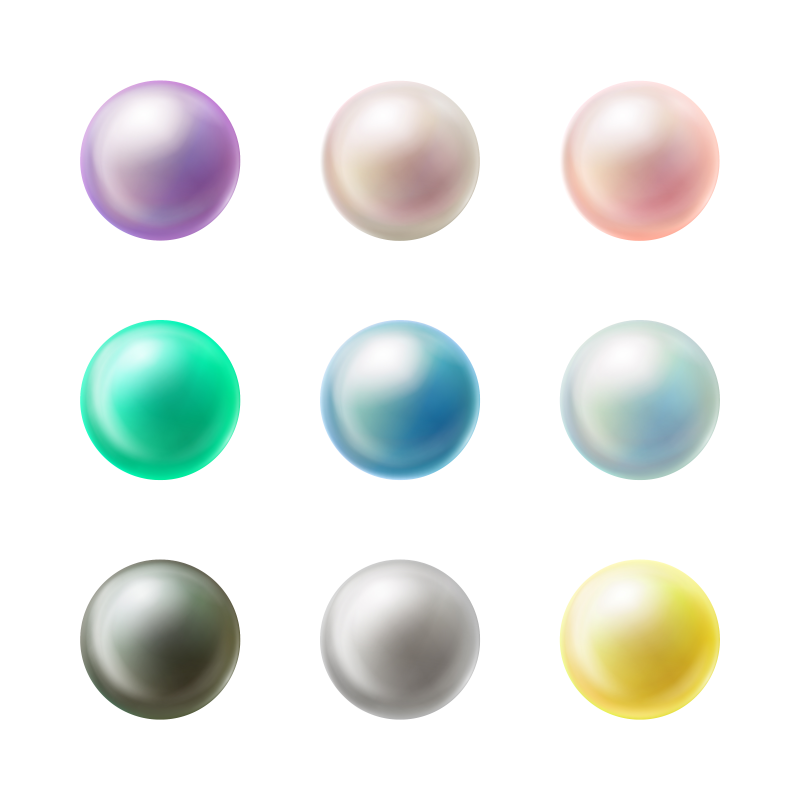
#> input picture images/2704.jpg, 4000 x 4000 px, given in place of the camera (shown at 1/5 size)
$ python 38-Circle-Detection-Using-HoughCircle.py
#> lines starting #> are read from the running program, lines starting #| are printed output that depends on the picture; after the words box and inside, x2 and y2 are one past the last pixel; in counts of white or black regions, pixels touching at a corner belong together
# Circle detection using Hough Circle and OpenCV

import cv2
import numpy as np

'''
def resize(image, new_height):
    """This function returns the resized image while preserving the aspect ratio."""
    h, w = image.shape[:2]
    ratio = float(w) / float(h)
    new_width = int(ratio * new_height)
    resized_image = cv2.resize(image, (new_width, new_height))
    return resized_image


image = cv2.imread('images/balls.jpg')
new_height = int(input("Enter the new height of the image: "))
image = resize(image, new_height)
gray = cv2.cvtColor(image, cv2.COLOR_BGR2GRAY)
gray = cv2.medianBlur(gray, 5)
_, thresh = cv2.threshold(gray, 230, 255, cv2.THRESH_BINARY)
kernel = np.ones((5, 5), np.uint8)
opening = cv2.morphologyEx(thresh, cv2.MORPH_OPEN, kernel)

# parameters ---->(img,circle_method,dp,mindist,param1,param2[p1>p2],minradius,maxradius)
circles = cv2.HoughCircles(opening,
                           cv2.HOUGH_GRADIENT,
                           1,
                           100,
                           param1=70,
                           param2=40,
                           minRadius=20,
                           maxRadius=0)
# param 1 and param 2 can be
# thought of as the distance between two pixels
# Even if minimum radius is 0 it is fine and the max radius is 0 is fine. No limit specified
print(circles)  # circles will give output as float so we need to convert it to integer.
data = np.uint16(np.around(circles))
print(data)

for (x, y, r) in data[0, :]:
    cv2.circle(image, (x, y), r, (52, 53, 97), 3)  # Outer circle
    cv2.circle(image, (x, y), 2, (34, 255, 18), -1)  # Center

cv2.imshow('image', image)
# cv2.imshow('gray', gray)
# cv2.imshow('thresh', thresh)
# cv2.imshow('Opening', opening)
if cv2.waitKey(0) & 0xFF == ord('q'):
    cv2.destroyAllWindows()
'''
# -----------------------------------------Using Webcam-----------------------------------------------------------------
cap = cv2.VideoCapture(0)
kernel = np.ones((5, 5), np.uint8)
while cap.isOpened():
    ret, frame = cap.read()
#> frame is the input picture: shape (4000, 4000, 3); mean B, G, R 232.3, 235.6, 231.5
    print(ret)
#| True
    if not ret:
        print("Error opening video stream or file")
        break
    frame = cv2.flip(frame, 1)
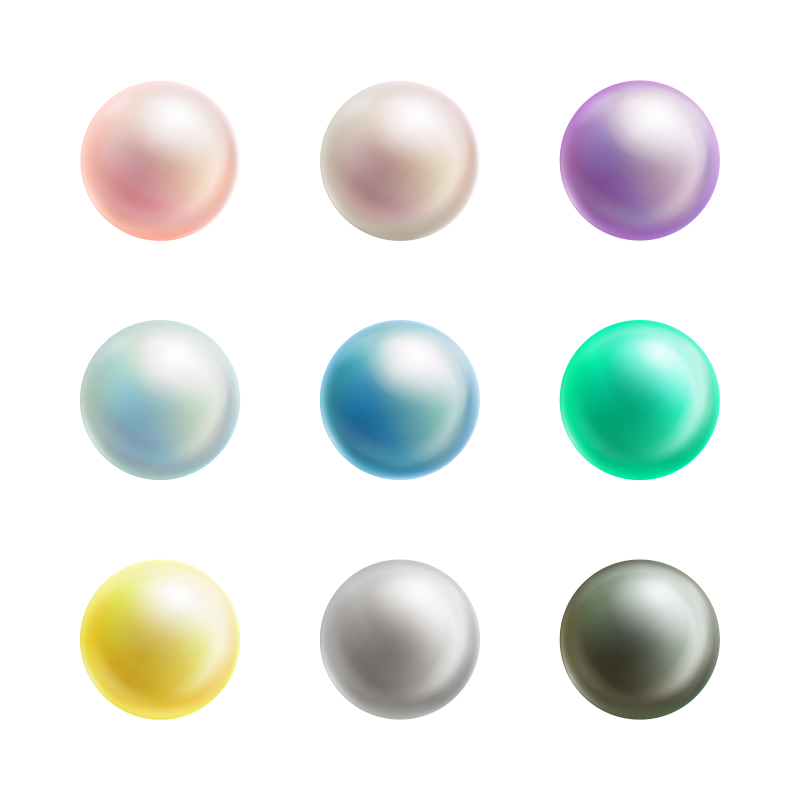
#> frame: shape (4000, 4000, 3) (shown at 1/5 size); mean B, G, R 232.3, 235.6, 231.5
    gray = cv2.cvtColor(frame, cv2.COLOR_BGR2GRAY)
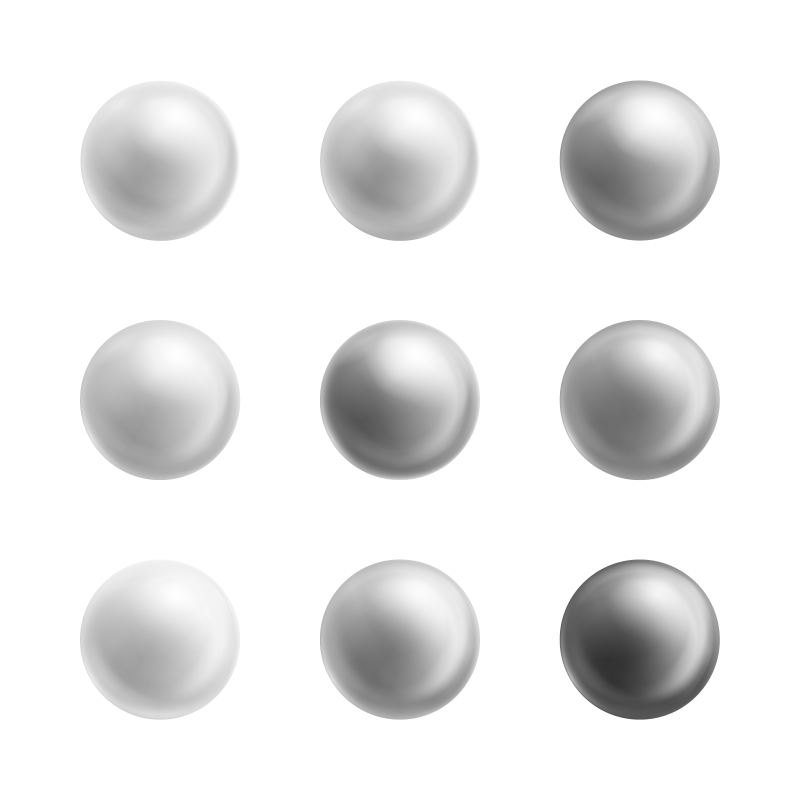
#> gray: shape (4000, 4000) (shown at 1/5 size); min 49, max 255, mean 234
    _, thresh = cv2.threshold(gray, 80, 255, cv2.THRESH_BINARY)  # This increases the computational
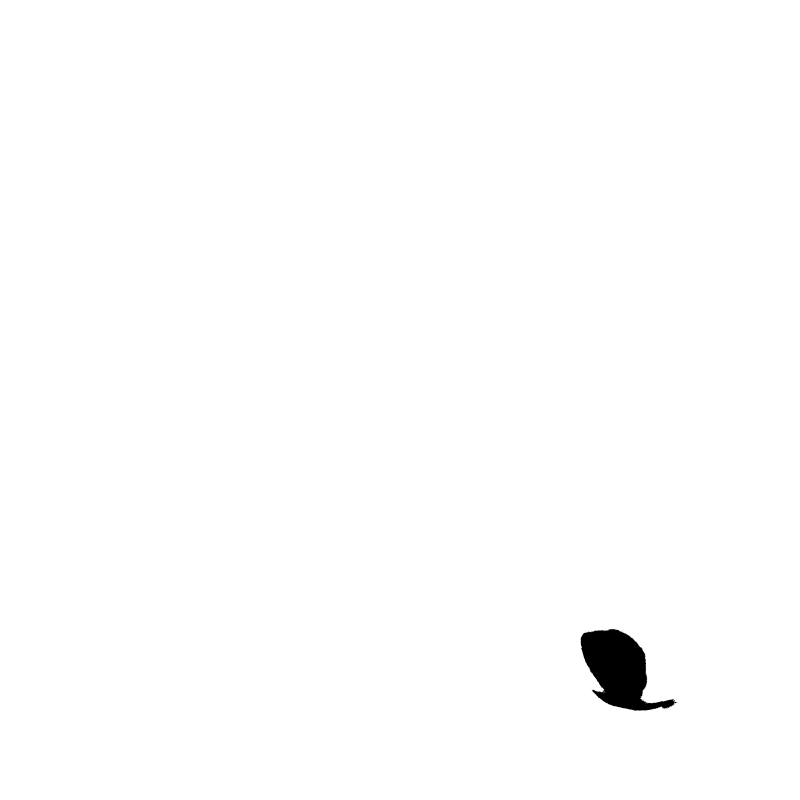
#> thresh: shape (4000, 4000) (shown at 1/5 size); 99.4% white; 39 black regions (38 under 20 px), largest, box (x1, y1, x2, y2) and area: (2903, 3145, 3385, 3554) 103284
    # complexity, remove this if your window is stuttering, not opening.
    blur = cv2.medianBlur(thresh, 5)
#> blur: shape (4000, 4000); 99.4% white; 1 black region, box (x1, y1, x2, y2) and area: (2903, 3145, 3382, 3553) 103313
    opening = cv2.morphologyEx(blur, cv2.MORPH_OPEN, kernel)
#> opening: shape (4000, 4000); 99.4% white; 1 black region, box (x1, y1, x2, y2) and area: (2903, 3145, 3382, 3553) 103400
    circles = cv2.HoughCircles(opening,
                               cv2.HOUGH_GRADIENT,
                               1,
                               100,
                               param1=70,
                               param2=40,
                               minRadius=20,
                               maxRadius=0)
#> circles = None
    if circles is not None:
        data = np.uint16(np.around(circles))
        for (x, y, r) in data[0, :]:
            cv2.circle(frame, (x, y), r, (50, 10, 50), 3)  # Outer circle
            cv2.circle(frame, (x, y), 2, (0, 255, 100), -1)  # Inner Circle
            print("Done")
        cv2.imshow('Display', frame)
        if cv2.waitKey(12) & 0xFF == ord('q'):
            cap.release()
            cv2.destroyAllWindows()
            break
cv2.destroyAllWindows()
